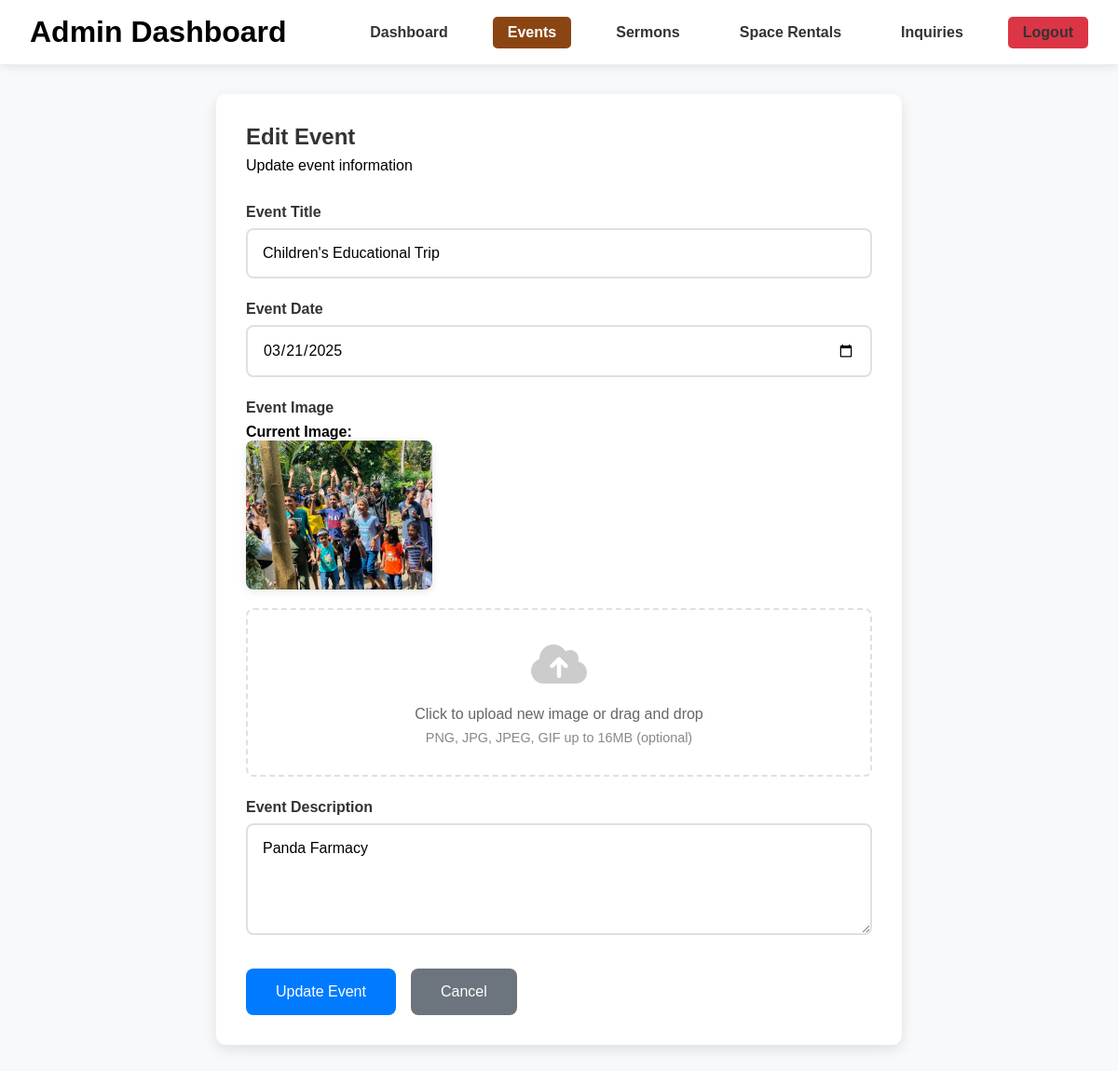
The page /admin/events/edit/8 (signed in) on the database as committed earlier.
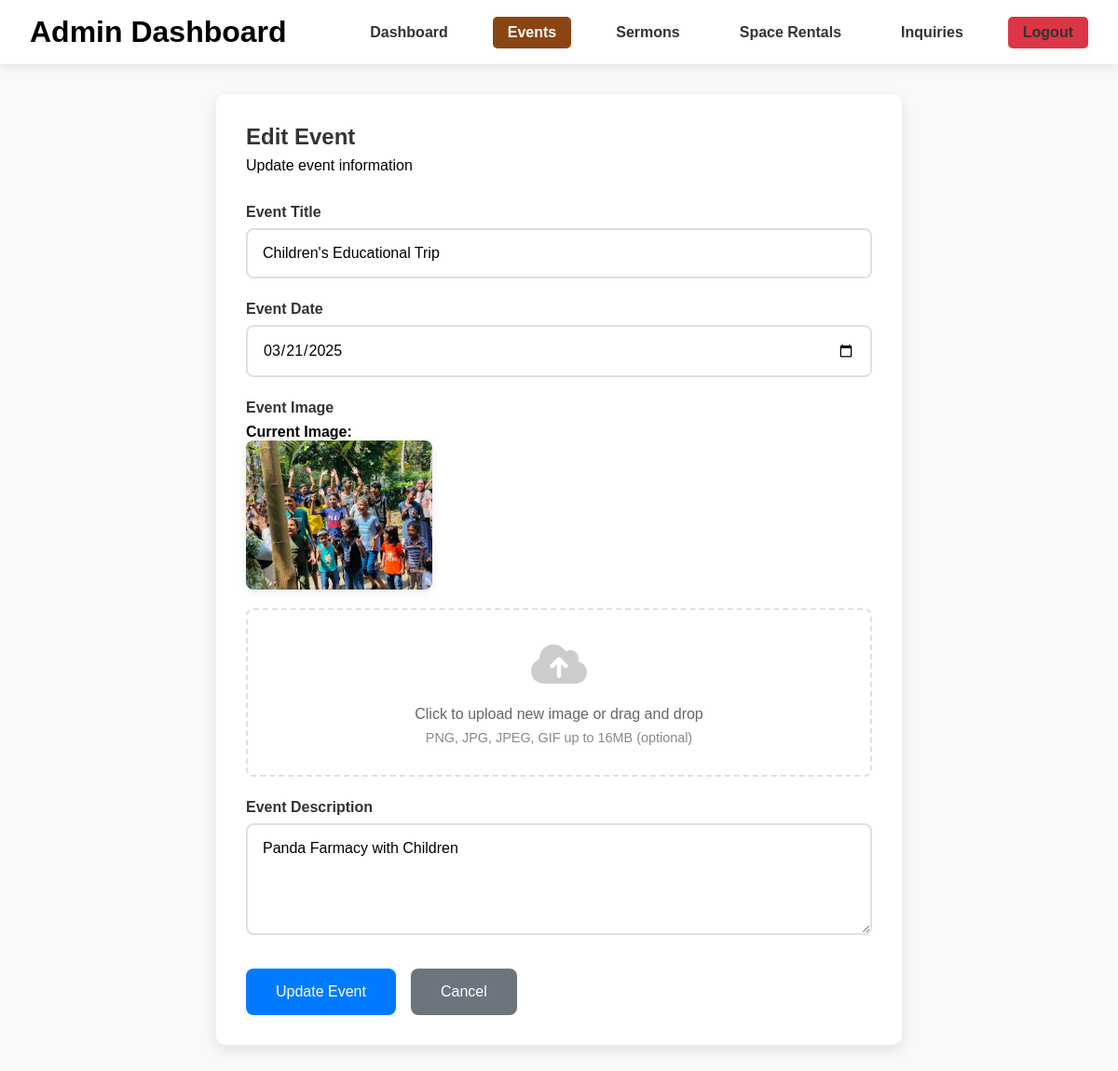
The same page on the database as committed later.
### app.py (models this page shows, shortened)
class Event(db.Model):
    id = db.Column(db.Integer, primary_key=True)
    title = db.Column(db.String(200), nullable=False)
    description = db.Column(db.Text, nullable=False)
    event_date = db.Column(db.Date, nullable=False)
    image_path = db.Column(db.String(500))  # Changed from image_url to image_path
    created_at = db.Column(db.DateTime, default=datetime.utcnow)

### app.py (the view)
@app.route('/admin/events/edit/<int:event_id>')
def admin_edit_event(event_id):
    if 'admin_id' not in session:
        flash('Please log in to access admin features', 'error')
        return redirect(url_for('admin_login'))
    try:
        print(f"Attempting to load event ID: {event_id}")  # Debug log
        event = Event.query.get(event_id)
        if not event:
            print(f"No event found for ID: {event_id}")  # Debug log
            flash(f'Event with ID {event_id} not found. It may have been deleted.', 'error')
            return redirect(url_for('admin_events'))
        print(f"Event loaded: ID={event.id}, Title={event.title}, Date={event.event_date}")  # Debug log
        return render_template('admin_edit_event.html', event=event)
    except Exception as e:
        print(f"Error loading event ID {event_id}: {str(e)}")  # Detailed error log
        flash(f'Error loading event: {str(e)}', 'error')
        return redirect(url_for('admin_events'))

### templates/admin_edit_event.html (shortened to what this page needs)
<!DOCTYPE html>
<html lang="en">
<head>
    <link href="https://cdnjs.cloudflare.com/ajax/libs/font-awesome/6.0.0/css/all.min.css" rel="stylesheet">
</head>
<body>
    <header class="admin-header">
        <h1>Admin Dashboard</h1>
        <nav class="admin-nav">
            <a href="{{ url_for('admin_dashboard') }}">Dashboard</a>
            <a href="{{ url_for('admin_events') }}" class="active">Events</a>
            <a href="{{ url_for('admin_sermons') }}">Sermons</a>
            <a href="{{ url_for('admin_space_rentals') }}">Space Rentals</a>
            <a href="{{ url_for('admin_inquiries') }}">Inquiries</a>
            <a href="{{ url_for('admin_logout') }}" class="logout-btn">Logout</a>
        </nav>
    </header>
    <main class="admin-content">
        <div class="form-container">
            <div class="form-header">
                <h2>Edit Event</h2>
                <p>Update event information</p>
            </div>
            <form method="POST" enctype="multipart/form-data">
                <div class="form-group">
                    <label for="title">Event Title</label>
                    <input type="text" id="title" name="title" value="{{ event.title }}" required>
                </div>
                <div class="form-group">
                    <label for="event_date">Event Date</label>
                    <input type="date" id="event_date" name="event_date" value="{{ event.event_date.strftime('%Y-%m-%d') }}" required>
                </div>
                <div class="form-group">
                    <label for="image">Event Image</label>
                    {% if event.image_path %}
                        <div class="current-image">
                            <p><strong>Current Image:</strong></p>
                            <img src="{{ url_for('static', filename=event.image_path) }}" alt="Current event image">
                        </div>
                    {% endif %}
                    <div class="file-upload-area" onclick="document.getElementById('image').click()">
                        <div class="upload-icon">
                            <i class="fas fa-cloud-upload-alt"></i>
                        </div>
                        <div class="upload-text">
                            {% if event.image_path %}
                                Click to upload new image or drag and drop
                            {% else %}
                                Click to upload image or drag and drop
                            {% endif %}
                        </div>
                        <div class="file-requirements">PNG, JPG, JPEG, GIF up to 16MB (optional)</div>
                    </div>
                </div>
                <div class="form-group">
                    <label for="description">Event Description</label>
                    <textarea id="description" name="description" required>{{ event.description }}</textarea>
                </div>
                <div class="form-actions">
                    <button type="submit" class="submit-btn">Update Event</button>
                    <a href="{{ url_for('admin_events') }}" class="cancel-btn">Cancel</a>
                </div>
            </form>
        </div>
    </main>
</body>
</html>

Rows that differ between the two databases and show on the page:
changed Event "Children's Educational Trip": description "Panda Farmacy" → "Panda Farmacy with Children"
